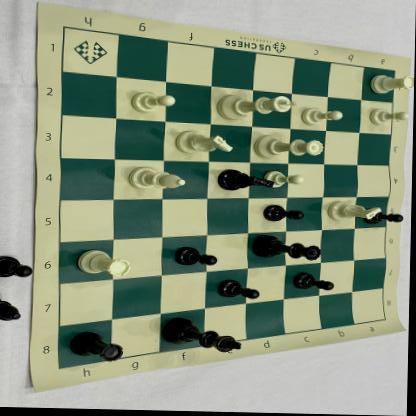
#> input picture rotate/images/before/1.jpg, 416 x 416 px, given in place of 2_move_student.mp4, which was not available
$ python chessboard.py
#> lines starting #> are read from the running program, lines starting #| are printed output that depends on the picture; after the words box and inside, x2 and y2 are one past the last pixel; in counts of white or black regions, pixels touching at a corner belong together; pictures that were not available may be replaced by others from this repository, and a replacement may not be noted
import cv2
import numpy as np
import os
import matplotlib.pyplot as plt
import random

class ChessboardProcessor:
    WIDTH = 640 # Fixed Height of output (grids will be 80x80 px)
    HEIGHT = 640

    # Define max and min contour areas for corner detection
    MAX_CONTOUR_AREA = 40000
    MIN_CONTOUR_AREA = 7000

    last_warped_image = None

    def __init__(self, image):
        self.image = image
        self.warped_image = None
        self.homo_matrix = None

    # Utility function to display images
    def display_image(self, img, title="Image"):
        plt.figure(figsize=(6, 6))
        plt.imshow(cv2.cvtColor(img, cv2.COLOR_BGR2RGB))
        plt.axis('off')
        plt.title(title)
        plt.show()

    # Reorders points to top-left, top-right, bottom-right, bottom-left
    def reorder(self, pts):
        pts = pts.reshape((4, 2))
        new_pts = np.zeros((4, 1, 2), dtype="float32")
        sum_pts = pts.sum(1)
        diff_pts = np.diff(pts, axis=1)

        new_pts[0] = pts[np.argmin(sum_pts)]  # Top-left
        new_pts[3] = pts[np.argmax(sum_pts)]  # Bottom-right

        new_pts[1] = pts[np.argmin(diff_pts)]  # Top-right
        new_pts[2] = pts[np.argmax(diff_pts)]  # Bottom-left

        return new_pts

    def find_largest_contour(self, max_board):
        # Dilate the image to connect inner square lines
        kernel = np.ones((5, 5), np.uint8)
        dilated_max_board = cv2.dilate(max_board, kernel, iterations=1)

        # Find the contours of dilated image
        outer_contours, _ = cv2.findContours(dilated_max_board, cv2.RETR_TREE, cv2.CHAIN_APPROX_SIMPLE)
        largest_pts = None

        # Find contour polygon of largest area (assume to be chessboard)
        max_area = 0
        for contour in outer_contours:
            area = cv2.contourArea(contour)
            if area > 5000:  # Ignore small contours
                peri = cv2.arcLength(contour, True)
                approx = cv2.approxPolyDP(contour, 0.02 * peri, True)
                if area > max_area and len(approx) == 4:
                    largest_pts = approx
                    max_area = area

        return self.reorder(largest_pts) if largest_pts is not None else None

    # Preprocessing to obtain larger square
    def find_corners(self):
        # Grayscale and Equalize (counter brightness issues)
        gray_image = cv2.cvtColor(self.image, cv2.COLOR_BGR2GRAY)
        equalized_image = cv2.equalizeHist(gray_image)

        # Otsu's thresholding
        ret, otsu_binary = cv2.threshold(equalized_image, 0, 255, cv2.THRESH_BINARY + cv2.THRESH_OTSU)

        # Canny edgea
        canny = cv2.Canny(otsu_binary, 0, 255)

        # Dilation (to connect gaps in edges)
        kernel = cv2.getStructuringElement(cv2.MORPH_RECT, (7, 7))
        img_dilation = cv2.dilate(canny, kernel, iterations=1)

        # Hough Lines detection
        lines = cv2.HoughLinesP(img_dilation, 1, np.pi / 180, threshold=500, minLineLength=150, maxLineGap=100)

        black_image = np.zeros_like(img_dilation) # Canvas for drawing dilated lines
        max_board = np.zeros_like(img_dilation) # Canvas for drawing outer chessboard edges later

        # Draw resulting lines
        if lines is not None:
            for line in lines:
                x1, y1, x2, y2 = line[0]
                cv2.line(black_image, (x1, y1), (x2, y2), (255, 255, 255), 2)

        # Dilation to make lines thicker and more visible
        kernel = np.ones((3, 3), np.uint8)
        black_image = cv2.dilate(black_image, kernel, iterations=1) # Returns a black image with lines representing grids

        # Find contours in the dilated image
        contours, _ = cv2.findContours(black_image, cv2.RETR_TREE, cv2.CHAIN_APPROX_SIMPLE)

        result_image = self.image.copy()  # Use original image as base for drawing contours

        # Loop through contours to find inner squares
        for contour in contours:
            epsilon = 0.02 * cv2.arcLength(contour, True)
            approx = cv2.approxPolyDP(contour, epsilon, True) # Approximate contours representing polygons

            if len(approx) == 4:  # Only approx 4 sides
                (x, y, w, h) = cv2.boundingRect(approx)
                area = cv2.contourArea(contour)

                if self.MIN_CONTOUR_AREA < area < self.MAX_CONTOUR_AREA:
                    aspect_ratio = w / float(h)

                    # Decrease chances of finding rectangles instead
                    if (0.2 <= aspect_ratio <= 1.3) and (len(approx) == 4):
                        pts = [tuple(pt[0]) for pt in approx]
                        pt1, pt2, pt3, pt4 = pts

                        # Draw the square contour on the image for visualization (RED for inner squares)
                        cv2.line(result_image, pt1, pt2, (0, 0, 255), 7)  # Red
                        cv2.line(result_image, pt1, pt3, (0, 0, 255), 7)  # Red
                        cv2.line(result_image, pt2, pt4, (0, 0, 255), 7)  # Red
                        cv2.line(result_image, pt3, pt4, (0, 0, 255), 7)  # Red

                        cv2.line(max_board, pt1, pt2, (255,255,255), 7)  # Copy lines into separate board to find outer square
                        cv2.line(max_board, pt1, pt3, (255,255,255), 7)
                        cv2.line(max_board, pt2, pt4, (255,255,255), 7)
                        cv2.line(max_board, pt3, pt4, (255,255,255), 7)

        corners = self.find_largest_contour(max_board)
        return corners

    # Applies perspective transformation to get a bird's-eye view
    def warp_image(self, corners):
        original_pts = np.float32(corners)
        new_pts = np.float32([[0, 0], [self.WIDTH, 0], [0, self.HEIGHT], [self.WIDTH, self.HEIGHT]])
        self.transformation_matrix = cv2.getPerspectiveTransform(original_pts, new_pts)
        self.warped_image = cv2.warpPerspective(self.image, self.transformation_matrix, (self.WIDTH, self.HEIGHT))
        return self.warped_image

    # Draws points on the given image
    def draw_points(self, img, pts, color=(0, 0, 255), size=10):
        for pt in pts:
            pt = tuple(map(int, pt))  # Convert to (x, y) tuple
            cv2.circle(img, pt, size, color, -1)

    # Generates random points within the image dimensions
    def generate_random_points(self, num_points=4):
        height, width, _ = self.image.shape

        # Generate random points
        random_points = [(random.randint(0, width - 1), random.randint(0, height - 1)) for _ in range(num_points)]
        random_points = np.float32(random_points)

        # Create a list of tuples with (piece, x_coord, y_coord)
        piece_list = []
        for i, (x_coord, y_coord) in enumerate(random_points, start=1):
            piece_list.append((f"piece {i}", x_coord, y_coord))

        return piece_list


    # Main function to process the image
    def rotate_and_warp(self, detection_cg):
        # Find the chessboard corners in the frame
        corners = self.find_corners()

        if corners is not None:
            # Copy the original image for visualization
            image_with_points = self.image.copy()

            # Draw the original detection CG points on the original image
            for piece, x_coord, y_coord in detection_cg:
                self.draw_points(image_with_points, [(x_coord, y_coord)])

            # Warp the image based on the detected chessboard corners
            warped_image = self.warp_image(corners)

            # Prepare the original detection CG points for transformation
            original_points = np.array([[x, y] for _, x, y in detection_cg], dtype=np.float32).reshape(-1, 1, 2)

            # Apply perspective transformation to the original points
            transformed_points = cv2.perspectiveTransform(original_points, self.transformation_matrix)

            # Prepare the transformed points as a list of tuples (piece, x_new, y_new)
            transformed_points_list = []
            for i, (piece, _, _) in enumerate(detection_cg):  # Correct unpacking here
                x_new, y_new = transformed_points[i][0]
                transformed_points_list.append((piece, x_new, y_new))

            # Store the last valid warped image
            self.last_warped_image = warped_image

            # Draw the transformed points on the warped image
            # self.draw_points(warped_image, transformed_points[:, 0])

            return warped_image, transformed_points_list
        else:
            # print("Could not find the corners of the chessboard.")
            # If no corners are detected, use the last valid warped image
            if self.last_warped_image is not None:
                # print("Using the last valid warped image.")
                return self.last_warped_image, []  # Return the last warped image and empty points
            else:
                # print("No previous valid warped image available.")
                return None, None

# Main function
def main():
    video_path = "testing_set/2_move_student.mp4"
    cap = cv2.VideoCapture(video_path)

    if not cap.isOpened():
        print(f"Error opening video file {video_path}")
        return

    CROP = 50  # Define the crop value used to adjust frames, adjust based on your needs

    while cap.isOpened():
        ret, frame = cap.read()
#> frame is the input picture: shape (416, 416, 3); mean B, G, R 126.9, 148.3, 137.3

        if not ret:
            print("End of video")
            break

        h, w, _ = frame.shape
#> h = 416; w = 416
        delta = (h - w) // 2
#> delta = 0
        frame = frame[delta + CROP: delta + w - CROP, :, :]
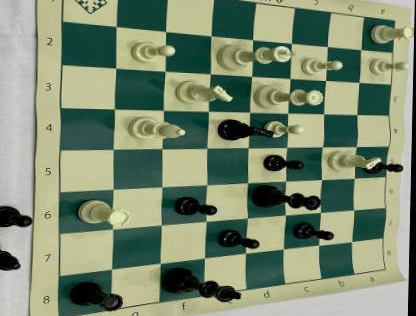
#> frame: shape (316, 416, 3); mean B, G, R 113.7, 138.6, 124.5

        processor = ChessboardProcessor(frame)
        detection_cg = processor.generate_random_points()
#> detection_cg = [('piece 1', 197, 215), ('piece 2', 20, 132), ('piece 3', 261, 248), ('piece 4', 207, 155)]

        transformed_image, transformed_points = processor.rotate_and_warp(detection_cg)
#> in find_corners, `gray_image = cv2.cvtColor(self.image, cv2.COLOR_BGR2GRAY)`:
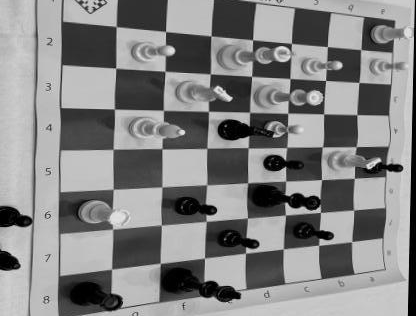
#> gray_image: shape (316, 416); min 0, max 236, mean 131.6
#> in find_corners, `equalized_image = cv2.equalizeHist(gray_image)`:
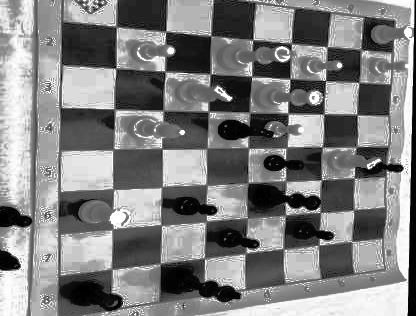
#> equalized_image: shape (316, 416); min 0, max 255, mean 128.1
#> in find_corners, `ret, otsu_binary = cv2.threshold(equalized_image, 0, 255, cv2.THRESH_B..`:
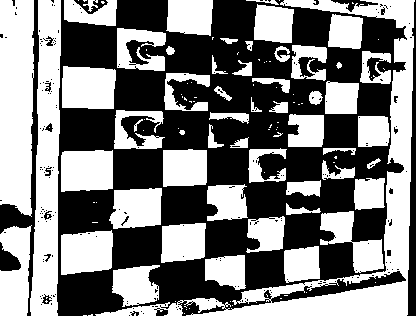
#> otsu_binary: shape (316, 416); 48.9% white; 117 white regions (62 under 20 px), largest, box (x1, y1, x2, y2) and area: (95, 0, 415, 316) 12419, (30, 0, 61, 316) 6933, (0, 0, 34, 217) 6775
#> in find_corners, `ret, otsu_binary = cv2.threshold(equalized_image, 0, 255, cv2.THRESH_B..`: ret = 129
#> in find_corners, `canny = cv2.Canny(otsu_binary, 0, 255)`:
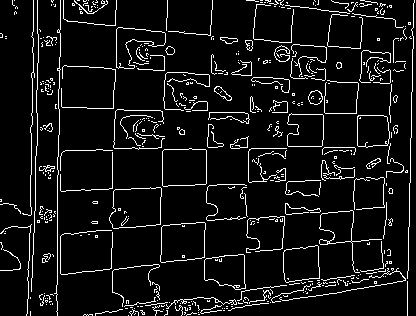
#> canny: shape (316, 416); 7.6% white in thin lines or dots
#> in find_corners, `img_dilation = cv2.dilate(canny, kernel, iterations=1)`:
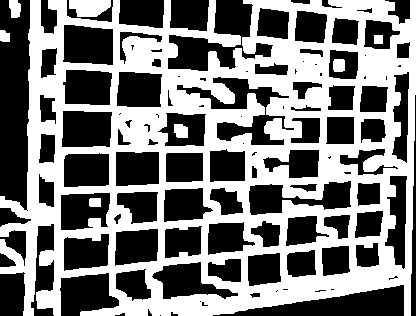
#> img_dilation: shape (316, 416); 48.1% white; 8 white regions, largest, box (x1, y1, x2, y2) and area: (0, 0, 416, 316) 61893, (69, 0, 111, 17) 577, (9, 0, 21, 18) 179
#> in find_corners, `lines = cv2.HoughLinesP(img_dilation, 1, np.pi / 180, threshold=500, m..`: lines = None
#> in find_corners, `contours, _ = cv2.findContours(black_image, cv2.RETR_TREE, cv2.CHAIN_A..`: black_image: shape (316, 416); every value is 0
#> in find_largest_contour, `outer_contours, _ = cv2.findContours(dilated_max_board, cv2.RETR_TREE,..`: outer_contours = []
#> after the loop in find_largest_contour, `for contour in outer_contours:`: max_area = 0

        # Resize frames to display them smaller
        resized_frame = cv2.resize(frame, (640, 640))
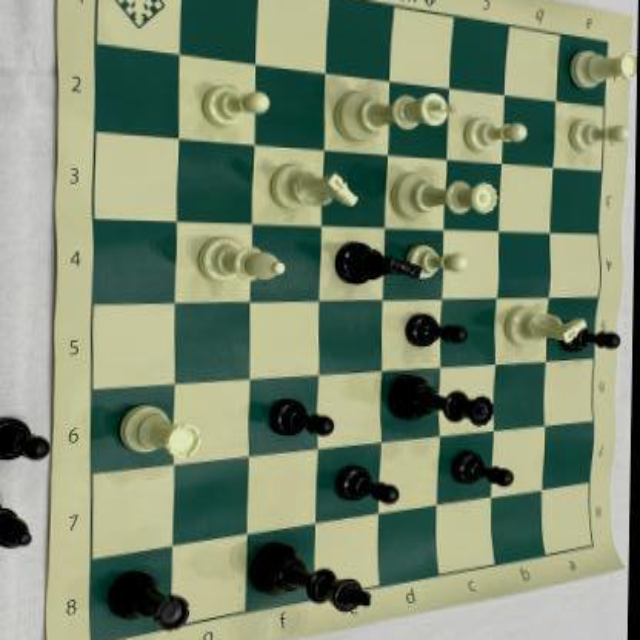
#> resized_frame: shape (640, 640, 3); mean B, G, R 113.6, 138.5, 124.4

        # Show original and transformed frames
        cv2.imshow("Original Video", resized_frame)

        # If a transformed image is available, show it
        if transformed_image is not None:
            cv2.imshow("Transformed Video", transformed_image)

        # Break the loop on 'q' key press
        if cv2.waitKey(1) & 0xFF == ord('q'):
#> (key q is pressed here)
            break

    cap.release()
    cv2.destroyAllWindows()

if __name__ == "__main__":
    main()

$ run again, on rotate/images/before/2.jpg
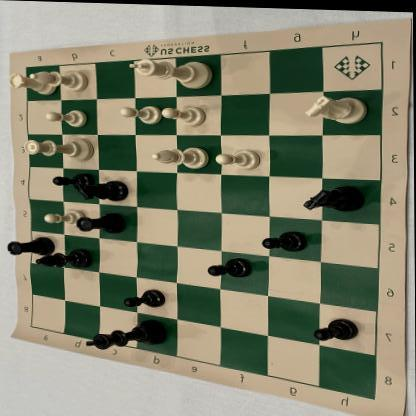
#> input picture rotate/images/before/2.jpg, 416 x 416 px, given in place of 2_move_student.mp4, which was not available
#> in main, frame is the input picture: shape (416, 416, 3); mean B, G, R 110.9, 131.9, 132.1
#> frame: shape (316, 416, 3)
#> detection_cg = [('piece 1', 197, 215), ('piece 2', 20, 132), ('piece 3', 261, 248), ('piece 4', 207, 155)]
#> in find_corners, `ret, otsu_binary = cv2.threshold(equalized_image, 0, 255, cv2.THRESH_B..`:
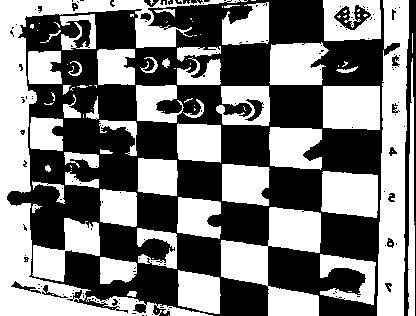
#> otsu_binary: shape (316, 416); 49.1% white; 104 white regions (55 under 20 px), largest, box (x1, y1, x2, y2) and area: (0, 0, 248, 316) 14350, (377, 0, 409, 316) 7476, (220, 207, 321, 316) 5159
#> ret = 129
#> canny: shape (316, 416); 7.5% white in thin lines or dots
#> img_dilation: shape (316, 416); 47% white; 6 white regions, box (x1, y1, x2, y2) and area: (3, 0, 416, 316) 60552, (333, 58, 361, 76) 405, (388, 3, 404, 23) 239, (386, 144, 400, 159) 189, (382, 279, 395, 295) 188, (41, 162, 54, 175) 159
#> lines = None
#> black_image: shape (316, 416); every value is 0
#> outer_contours = []
#> after the loop in find_largest_contour, `for contour in outer_contours:`: max_area = 0
#> in main, `resized_frame = cv2.resize(frame, (640, 640))`:
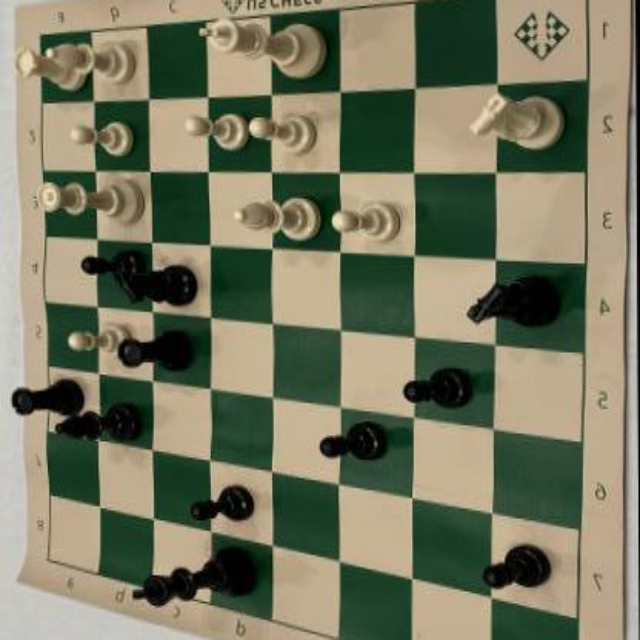
#> resized_frame: shape (640, 640, 3); mean B, G, R 97.3, 121.1, 120.1

$ run again, on rotate/images/before/4.jpg
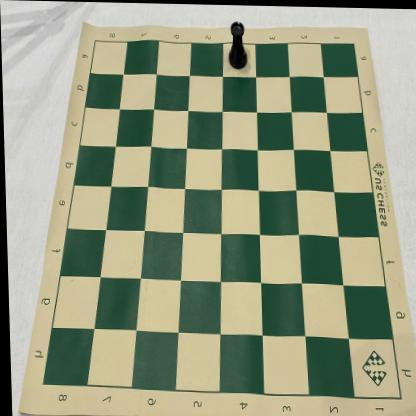
#> input picture rotate/images/before/4.jpg, 416 x 416 px, given in place of 2_move_student.mp4, which was not available
#> in main, frame is the input picture: shape (416, 416, 3); mean B, G, R 128.9, 154, 147.6
#> frame: shape (316, 416, 3)
#> detection_cg = [('piece 1', 197, 215), ('piece 2', 20, 132), ('piece 3', 261, 248), ('piece 4', 207, 155)]
#> otsu_binary: shape (316, 416); 49.5% white; 221 white regions (173 under 20 px), largest, box (x1, y1, x2, y2) and area: (2, 0, 78, 316) 15896, (370, 0, 416, 287) 7029, (221, 232, 262, 285) 2003
#> ret = 127
#> canny: shape (316, 416); 6.8% white in thin lines or dots
#> img_dilation: shape (316, 416); 40.7% white; 5 white regions, box (x1, y1, x2, y2) and area: (23, 0, 416, 316) 50789, (0, 0, 14, 316) 2292, (380, 286, 397, 301) 174, (13, 0, 32, 10) 161, (224, 0, 233, 5) 45
#> lines = None
#> black_image: shape (316, 416); every value is 0
#> outer_contours = []
#> after the loop in find_largest_contour, `for contour in outer_contours:`: max_area = 0
#> in main, `resized_frame = cv2.resize(frame, (640, 640))`:
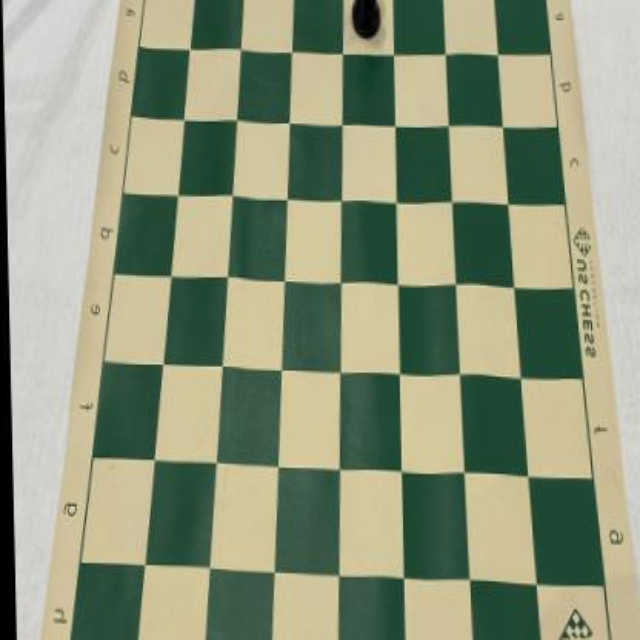
#> resized_frame: shape (640, 640, 3); mean B, G, R 123.9, 149.9, 141.3
